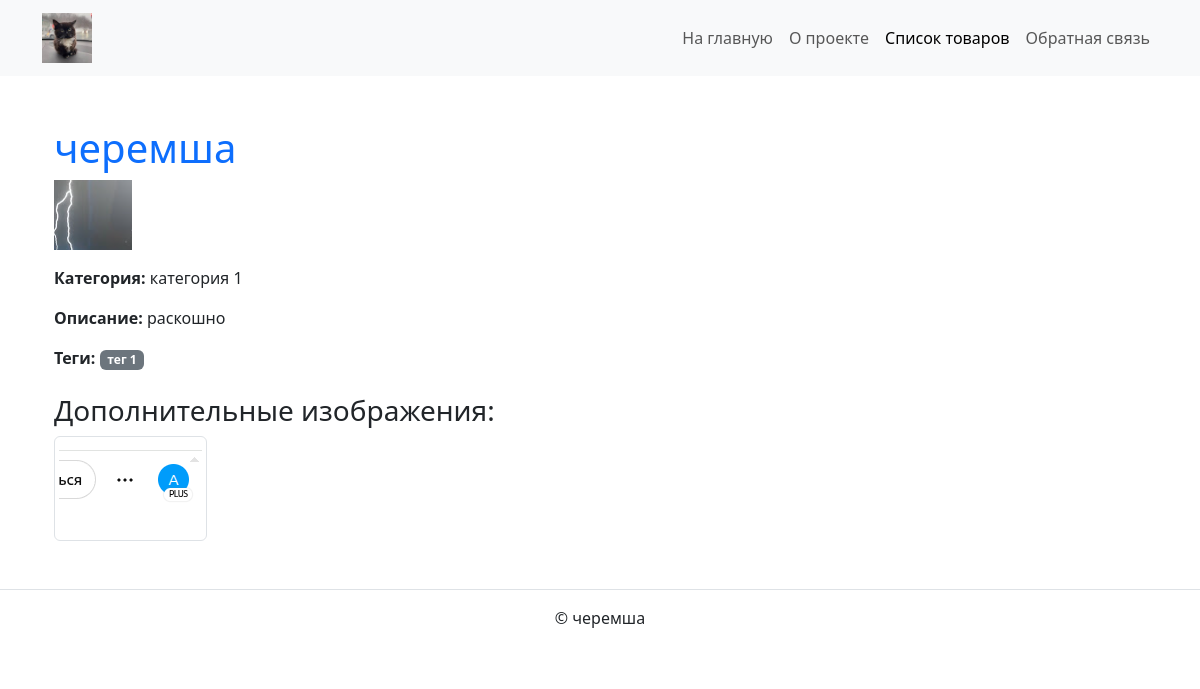
Screenshot of /catalog/items/4/ with the database file from the repository.
### catalog/models.py (models this page shows, shortened)
class Item(core.models.PublishedWithNameBaseModel):
    text = django.db.models.TextField(
        validators=[validate_text],
        verbose_name="текст"
    )
    category = django.db.models.ForeignKey(
        "catalog.Category",
        on_delete=django.db.models.CASCADE,
        related_name="items",
        verbose_name="категория"
    )
    tags = django.db.models.ManyToManyField(
        "catalog.Tag",
        related_name="items",
        verbose_name="теги"
    )
    main_image = django.db.models.ImageField(
        upload_to="main_images/",
        null=True,
        blank=True,
        verbose_name="главное изображение"
    )
    is_on_main = django.db.models.BooleanField(
        default=False,
        verbose_name="Показывать на главной"
    )
    class Meta:
        verbose_name = "товар"
        verbose_name_plural = "товары"

class Category(core.models.PublishedWithNameBaseModel):
    slug = django.db.models.SlugField(
        max_length=200,
        unique=True,
        verbose_name="слаг"
    )
    weight = django.db.models.PositiveIntegerField(
        default=100,
        validators=[MinValueValidator(1), MaxValueValidator(32767)],
        verbose_name="вес"
    )
    class Meta:
        verbose_name = "категория"
        verbose_name_plural = "категории"

class Tag(core.models.PublishedWithNameBaseModel):
    slug = django.db.models.SlugField(
        max_length=200,
        unique=True,
        verbose_name="слаг"
    )
    class Meta:
        verbose_name = "тег"
        verbose_name_plural = "теги"

class ItemImage(django.db.models.Model):
    item = django.db.models.ForeignKey(
        Item,
        on_delete=django.db.models.CASCADE,
        related_name="images",
        verbose_name="товар"
    )
    image = django.db.models.ImageField(
        upload_to="item_images/",
        verbose_name="изображение"
    )
    class Meta:
        verbose_name = "изображение товара"
        verbose_name_plural = "галерея товара"

### catalog/views.py (the view)
# urls.py: path('items/<int:pk>/', views.item_detail, name='item_detail'),
def item_detail(request, pk):
    item = (
        Item.objects.filter(is_published=True)
        .select_related("category")
        .prefetch_related("tags", "images")  # images — это related_name для дополнительных фото
        .only("name", "text", "main_image", "category__name")
        .filter(pk=pk)
        .first()
    )
    if not item:
        raise Http404("Товар не найден или не опубликован")
    return render(request, 'catalog/detail.html', {'item': item})

### templates/catalog/detail.html (shortened to what this page needs)
{% extends 'base.html' %}
{% load static %}
{% block content %}
  <div class="container mt-4">
    <h1 class="text-primary">{{ item.name }}</h1>
    {% if item.main_image %}
      <img src="{{ item.main_image.url }}" alt="{{ item.name }}" class="img-fluid mb-3" style="max-width: 400px;">
    {% endif %}
    <p><strong>Категория:</strong> {{ item.category.name }}</p>
    <p><strong>Описание:</strong> {{ item.text }}</p>
    {% if item.tags.all %}
      <p><strong>Теги:</strong>
        {% for tag in item.tags.all %}
          <span class="badge bg-secondary">{{ tag.name }}</span>
        {% endfor %}
      </p>
    {% endif %}
    {% if item.images.all %}
      <h3 class="mt-4">Дополнительные изображения:</h3>
      <div class="row row-cols-1 row-cols-md-3 g-4">
        {% for image in item.images.all %}
          <div class="col">
            <img src="{{ image.image.url }}" class="img-thumbnail" alt="..." style="max-height: 200px;">
          </div>
        {% endfor %}
      </div>
    {% endif %}
  </div>
{% endblock %}

### rows the page displays
Item: name "черемша", main_image (picture), category.name "категория 1", text "раскошно"
Tag: name "тег 1"
ItemImage: image (picture)
